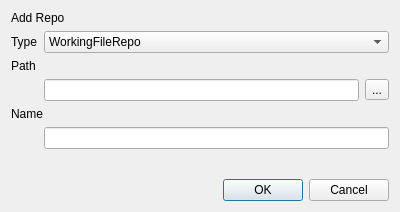
<?xml version="1.0" encoding="UTF-8"?>
<ui version="4.0">
 <class>RepoDialog</class>
 <widget class="QDialog" name="RepoDialog">
  <property name="geometry">
   <rect>
    <x>0</x>
    <y>0</y>
    <width>400</width>
    <height>212</height>
   </rect>
  </property>
  <property name="windowTitle">
   <string>Dialog</string>
  </property>
  <layout class="QVBoxLayout" name="verticalLayout">
   <item>
    <widget class="QLabel" name="label_3">
     <property name="text">
      <string>Add Repo</string>
     </property>
    </widget>
   </item>
   <item>
    <layout class="QFormLayout" name="formLayout">
     <item row="0" column="0">
      <widget class="QLabel" name="label_4">
       <property name="text">
        <string>Type</string>
       </property>
      </widget>
     </item>
     <item row="0" column="1">
      <widget class="QComboBox" name="typeComboBox">
       <item>
        <property name="text">
         <string>WorkingFileRepo</string>
        </property>
       </item>
       <item>
        <property name="text">
         <string>HttpClientFileRepo</string>
        </property>
       </item>
       <item>
        <property name="text">
         <string>s3FileRepo</string>
        </property>
       </item>
      </widget>
     </item>
     <item row="1" column="0" colspan="2">
      <widget class="QLabel" name="label">
       <property name="text">
        <string>Path</string>
       </property>
      </widget>
     </item>
     <item row="2" column="1">
      <layout class="QHBoxLayout" name="horizontalLayout">
       <item>
        <widget class="QLineEdit" name="localPathLineEdit"/>
       </item>
       <item>
        <widget class="QToolButton" name="selectDirectoryToolButton">
         <property name="text">
          <string>...</string>
         </property>
        </widget>
       </item>
      </layout>
     </item>
     <item row="3" column="0" colspan="2">
      <widget class="QLabel" name="label_2">
       <property name="text">
        <string>Name</string>
       </property>
      </widget>
     </item>
     <item row="4" column="1">
      <widget class="QLineEdit" name="nameLineEdit"/>
     </item>
    </layout>
   </item>
   <item>
    <spacer name="verticalSpacer">
     <property name="orientation">
      <enum>Qt::Vertical</enum>
     </property>
     <property name="sizeHint" stdset="0">
      <size>
       <width>20</width>
       <height>40</height>
      </size>
     </property>
    </spacer>
   </item>
   <item>
    <widget class="QDialogButtonBox" name="buttonBox">
     <property name="orientation">
      <enum>Qt::Horizontal</enum>
     </property>
     <property name="standardButtons">
      <set>QDialogButtonBox::Cancel|QDialogButtonBox::Ok</set>
     </property>
    </widget>
   </item>
  </layout>
 </widget>
 <resources/>
 <connections>
  <connection>
   <sender>buttonBox</sender>
   <signal>rejected()</signal>
   <receiver>RepoDialog</receiver>
   <slot>reject()</slot>
   <hints>
    <hint type="sourcelabel">
     <x>338</x>
     <y>188</y>
    </hint>
    <hint type="destinationlabel">
     <x>348</x>
     <y>127</y>
    </hint>
   </hints>
  </connection>
  <connection>
   <sender>buttonBox</sender>
   <signal>accepted()</signal>
   <receiver>RepoDialog</receiver>
   <slot>accept()</slot>
   <hints>
    <hint type="sourcelabel">
     <x>273</x>
     <y>187</y>
    </hint>
    <hint type="destinationlabel">
     <x>271</x>
     <y>136</y>
    </hint>
   </hints>
  </connection>
 </connections>
</ui>
